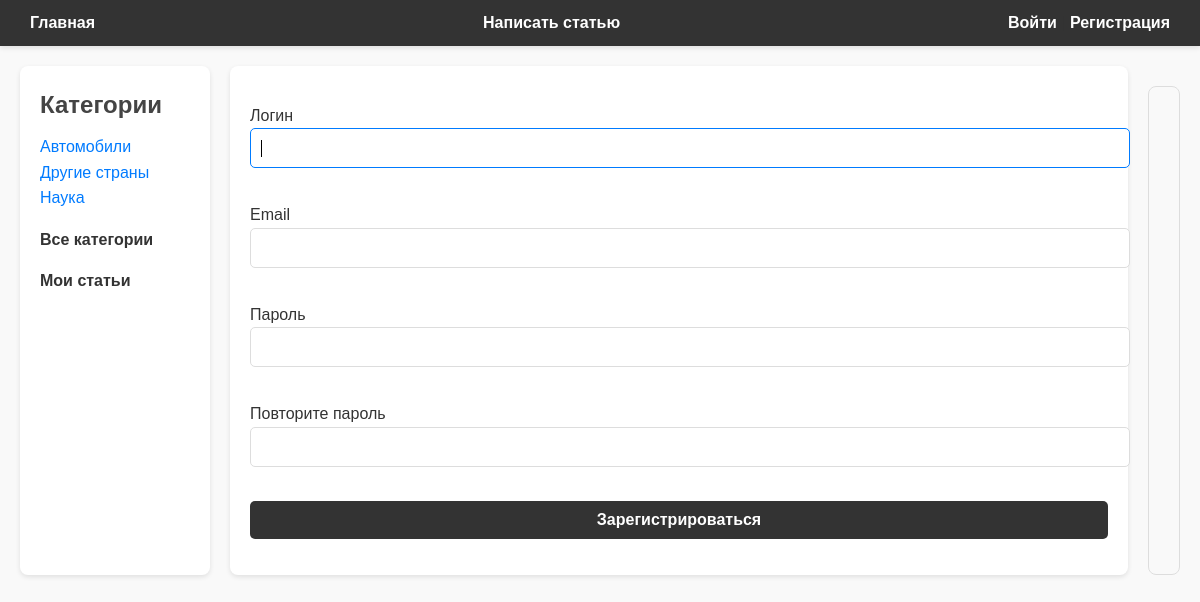
The page /users/register/ on the database its author committed.
### blog/models.py (models this page shows, shortened)
class Category(models.Model):
    name = models.CharField(max_length=32, db_index=True, verbose_name="Категория")
    slug = models.SlugField(max_length=32, unique=True, db_index=True)
    class Meta:
        verbose_name = "Категория"
        verbose_name_plural = "Категории"
    def get_absolute_url(self):
        return reverse('category', kwargs={'cat_slug': self.slug})

### users/views.py (the view)
# urls.py: path('register/', views.RegisterUser.as_view(), name='register'),
class RegisterUser(CreateView):
    form_class = RegisterUserForm
    template_name = 'users/register.html'
    success_url = reverse_lazy('users:login')
    redirect_authenticated_user=True
    def dispatch(self, request, *args, **kwargs):
        if request.user.is_authenticated:
            return redirect('home')
        return super().dispatch(request, *args, **kwargs)

### users/forms.py (shortened to what this page needs)
class RegisterUserForm(UserCreationForm):
    username = forms.CharField(label='Логин', widget=forms.TextInput(attrs={'class': 'form-input'}))
    email = forms.EmailField(label='Email', widget=forms.EmailInput(attrs={'class': 'form-input'}))
    password1 = forms.CharField(label='Пароль', widget=forms.PasswordInput(attrs={'class': 'form-input'}))
    password2 = forms.CharField(label='Повторите пароль', widget=forms.PasswordInput(attrs={'class': 'form-input'}))
    class Meta:
        model = get_user_model()
        fields = ['username', 'email', 'password1', 'password2']

### blog/templatetags/blogtags.py (called while the page is built)
@register.inclusion_tag('blog/list_categories.html')
def show_categories(cat_selected=0):
    cats = Category.objects.annotate(total=Count("posts")).filter(total__gt=0)
    return {'cats': cats, 'cat_selected': cat_selected}

### users/templates/users/register.html (shortened to what this page needs)
{% extends 'base.html' %}
{% block content %}
<form method="post" enctype="multipart/form-data">
    {% for f in form %}
    <p><label class="form-label" for="{{ f.id_for_label }}">{{ f.label }}</label>{{ f }}</p>
    {% endfor %}
    <p><button type="submit">Зарегистрироваться</button></p>
</form>
{% endblock %}

### blog/templates/blog/list_categories.html
{% for cat in cats %}
{% if cat.id == cat_selected %}
<li class="selected">{{cat.name}}</li>
{% else %}
<li class="li-categories"><a href="{{ cat.get_absolute_url }}" class="link-categories">{{cat.name}}</a></li>
{% endif %}
{% endfor %}
<p><a href="{% url 'home' %}" class="all-categories">Все категории</a>
</p><a href="{% url 'my_posts'%}" class="my-posts">Мои статьи</a>

### blog/static/blog/css/styles.css (style rules this page uses)
body { font-family: Arial, sans-serif; margin: 0; padding: 0; background-color: #f9f9f9; color: #333; line-height: 1.6; }
a { text-decoration: none; color: #007BFF; transition: color 0.3s ease; }
form { display: flex; flex-direction: column; gap: 1px; }
input, textarea, select, button { width: 100%; padding: 10px; font-size: 1em; border: 1px solid #ddd; border-radius: 5px; transition: border-color 0.3s ease; }
button { background-color: #333; color: #fff; border: none; font-weight: bold; cursor: pointer; transition: background-color 0.3s ease; }
.link-categories { text-decoration: none; color: #007bff; transition: color 0.3s ease, border-bottom 0.3s ease; border-bottom: 2px solid transparent; }
.li-categories { list-style: none; }
.all-categories, .my-posts { text-decoration: none; font-weight: bold; color: #333; }
* { word-break: break-word; }

### rows shown on the page
Category: name "Автомобили"
Category: name "Другие страны"
Category: name "Наука"

### other values the page prints
{{ f.label }} "Логин" "Email" "Пароль" "Повторите пароль"
